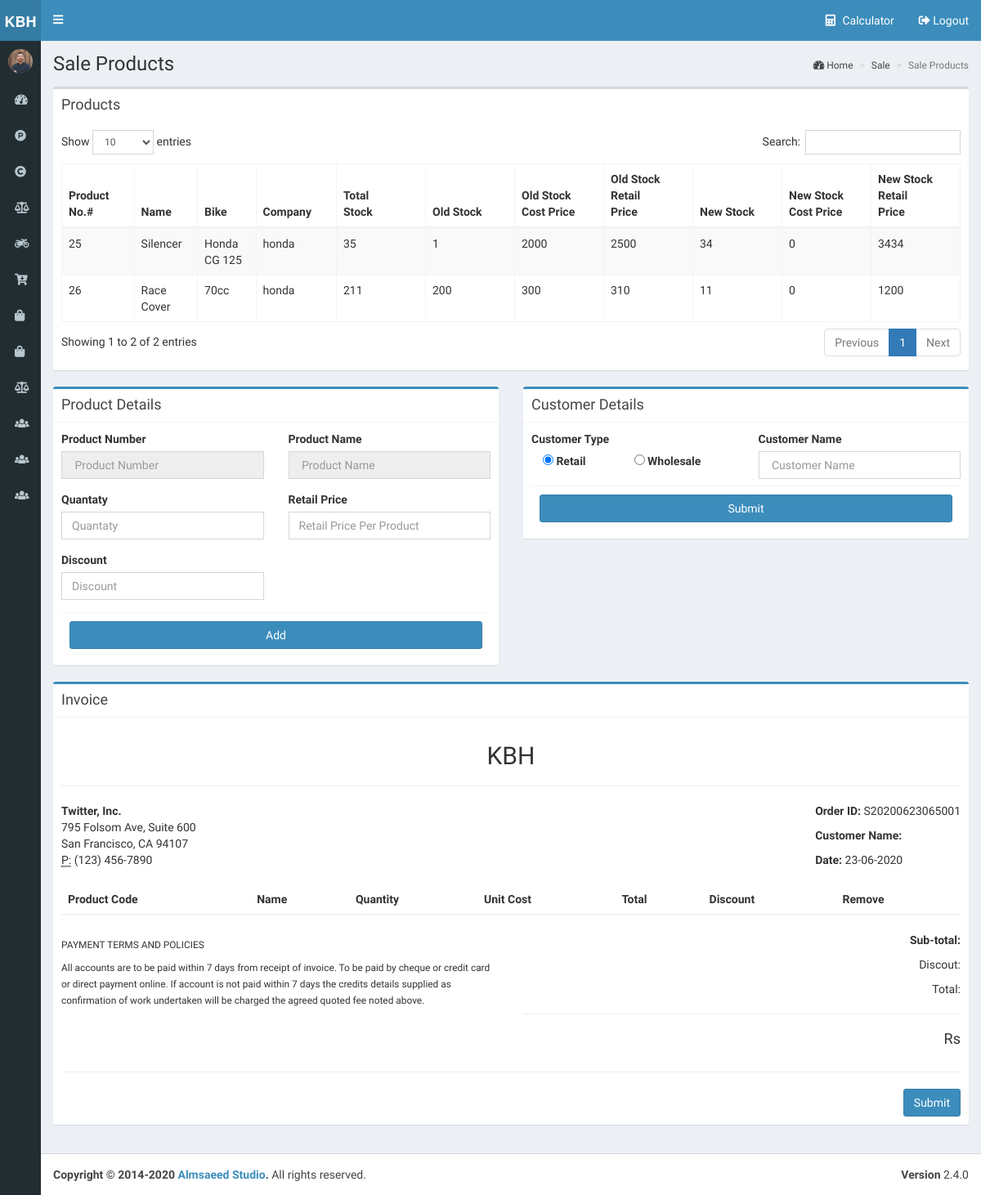
The app's page /sale.php (signed in), older data.
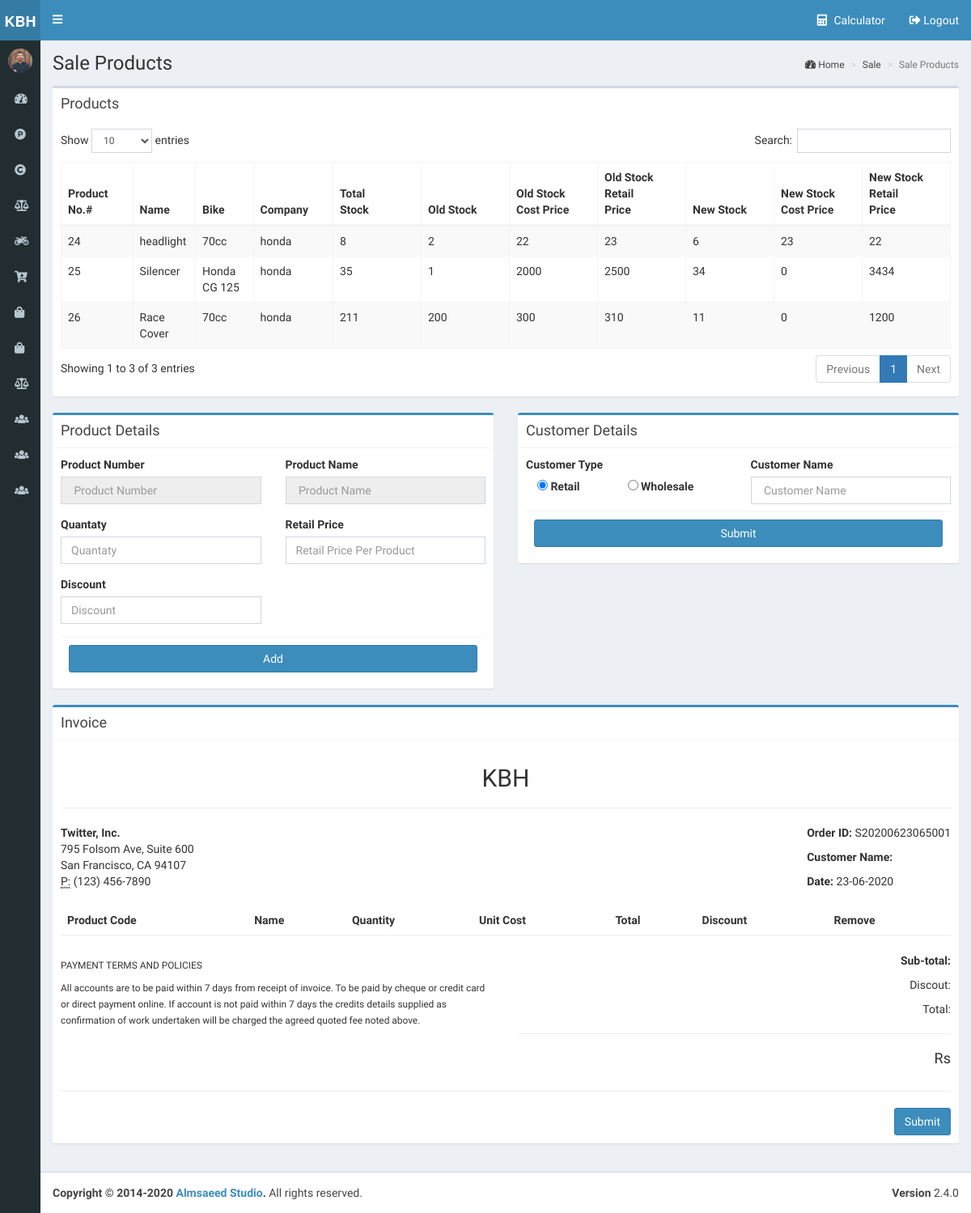
The same page, newer data.
### tables this page shows
CREATE TABLE `items` (
  `id` int(200) NOT NULL,
  `name` varchar(200) NOT NULL,
  `item_no` varchar(400) NOT NULL,
  `bike_id` varchar(200) NOT NULL,
  `company_id` varchar(200) NOT NULL,
  `date` varchar(200) NOT NULL,
  `old_stock` varchar(200) NOT NULL,
  `old_stoct_price` varchar(200) NOT NULL,
  `new_stock` varchar(200) NOT NULL,
  `new_stoct_price` varchar(200) NOT NULL,
  `total_stock` varchar(200) NOT NULL,
  `old_stock_cprice` varchar(200) NOT NULL,
  `new_stock_cprice` varchar(200) NOT NULL
);

CREATE TABLE `bike` (
  `id` int(200) NOT NULL,
  `name` varchar(200) NOT NULL,
  `date` varchar(200) NOT NULL
);

CREATE TABLE `company` (
  `id` int(200) NOT NULL,
  `name` varchar(200) NOT NULL,
  `date` varchar(200) NOT NULL
);

### sale.php (the view, shortened to what the changed rows need)
<?php
include('connection.php');
?>
<!DOCTYPE html>
<html>
<head>
    <link rel="stylesheet" href="css/bootstrap.min.css">
    <link rel="stylesheet" href="css/select2.min.css">
    <link rel="stylesheet" href="css/font-awesome.min.css">
    <link rel="stylesheet" href="css/fontawesome-all.min.css">
    <link rel="stylesheet" href="css/ionicons.min.css">
    <link rel="stylesheet" href="css/dataTables.bootstrap.min.css">
    <link rel="stylesheet" href="css/AdminLTE.min.css">
    <link rel="stylesheet" href="css/_all-skins.min.css">
    <link rel="stylesheet" href="css/toastr.min.css">
    <link rel="stylesheet" href="css/Style.css">
</head>
<body class="hold-transition skin-blue sidebar-mini sidebar-collapse">
    <div class="wrapper">
        <?php include("master/header.php")?>
        <div class="content-wrapper">
            <section class="content-header">
                <h1>
                    Sale Products
                </h1>
            </section>
            <section class="content">
                <div class="row">
                    <div class="col-xs-12">
                        <div class="box">
                            <div class="box-header">
                                <h3 class="box-title">Products</h3>
                            </div>
                            <div class="box-body">
                                <table id="product" class="table table-bordered table-hover table-striped">
                                    <thead>
                                        <tr>
                                            <th style="width: 40px;"> Product No.#</th>
                                            <th> Name</th>
                                            <th> Bike</th>
                                            <th> Company</th>
                                            <th style="width: 70px;"> Total Stock</th>
                                            <th style="width: 70px;"> Old Stock</th>
                                            <th style="width: 70px;"> Old Stock Cost Price</th>
                                            <th style="width: 70px;"> Old Stock Retail Price</th>
                                            <th style="width: 70px;"> New Stock</th>
                                            <th style="width: 70px;"> New Stock Cost Price</th>
                                            <th style="width: 70px;"> New Stock Retail Price</th>
                                        </tr>
                                    </thead>
                                    <tbody>
									     <?php
                                            $sql = "SELECT items.*,company.name As cname,bike.name As bname FROM `items`,`bike`,`company` where total_stock not in ('0') and items.company_id = company.id AND items.bike_id = bike.id";
                                            $result = $conn->query($sql);
                                            if ($result->num_rows > 0)
                                            {
                                                while($row = mysqli_fetch_assoc($result))
                                                {
                                                    $id = $row['id'];
                                                    $name = $row['name'];
                                                    $ostock = $row['old_stock'];
                                                    $os_cprice = $row['old_stock_cprice'];
                                                    $os_rprice = $row['old_stoct_price'];
                                                    $nstock = $row['new_stock'];
                                                    $ns_cprice = $row['new_stock_cprice'];
                                                    $ns_rprice = $row['new_stoct_price'];
                                                    $bname = $row['bname'];
                                                    $cname = $row['cname'];
                                        ?>
										<tr>
                                            <td> <?php echo $id;?></td>
                                            <td> <?php echo $name;?></td>
                                            <td> <?php echo $bname;?></td>
                                            <td> <?php echo $cname;?></td>
                                            <td> <?php echo ($ostock+$nstock);?></td>
                                            <td> <?php echo $ostock;?></td>
                                            <td> <?php echo $os_cprice;?></td>
                                            <td > <?php echo $os_rprice;?></td>
                                            <td> <?php echo $nstock;?></td>
                                            <td> <?php echo $ns_cprice;?></td>
                                            <td > <?php echo $ns_rprice;?></td>
                                        </tr>
                                        <?php
                                                }
                                            }
                                        ?>
									</tbody>
                                </table>
                            </div>
                        </div>
                    </div>
                            <div class="col-md-12">
                                <div class="box box-primary">
                                    <div class="box-body" id="printshow">
                                        <center><h2>KBH</h2></center>
                                        <div class="row">
                                            <div class="col-md-12">
                                                <div class="table-responsive">
                                                    <table class="table m-t-30" id="invoicet">
                                                        <thead>
                                                        <tr>
                                                            <th>Product Code</th>
                                                            <th>Name</th>
                                                            <th>Quantity</th>
                                                            <th>Unit Cost</th>
                                                            <th>Total</th>
                                                            <th>Discount</th>
                                                            <th>Remove</th>
                                                        </tr>
                                                        </thead>
                                                    </table>
                                                </div>
                                            </div>
                                        </div>
                                    </div>
                                </div>
                            </div>
                </div>
            </section>
        </div>
    </div>
</body>
</html>

Row changes from the older to the newer data that the page shows:
now on this page (row edited): items: id "24", name "headlight", bike.name "70cc", company.name "honda", $ostock+$nstock "8", old_stock "2", old_stock_cprice "22", old_stoct_price "23", new_stock "6", new_stock_cprice "23", new_stoct_price "22"
Text that changed along with them:
text written by a page script: "Show entries Search: Showing 1 to 2 of 2 entries Previous 1 Next" → "Show entries Search: Showing 1 to 3 of 3 entries Previous 1 Next"
